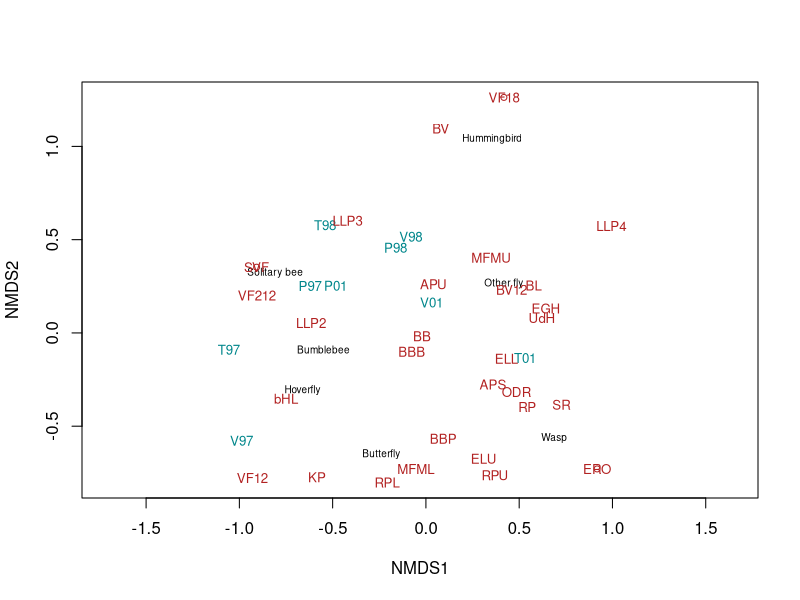

The R source for this figure: (Note: this script raises an error after producing the figure.)
## ---- chunk 1
#clear environment
rm(list = ls())
## ---- chunk 2

#load packages
library(vegan)
library(dplyr)
library(tidyverse)
library(reshape2)
library(GGally)
## ---- chunk 3

#inport data
ipo1997 <- read.csv("data_1997.csv") #1997
ipo1998 <- read.csv("data_1998.csv") #1998
ipo2001 <- read.csv("data_2001.csv") #2001
ipo2012 <- read.csv("data_2012.csv") #2012
ipo2018 <- read.csv("data_2018.csv") #2018
## ---- chunk 4

##1997

#treat year as factor
ipo1997$Year <- as.factor(ipo1997$Year)
#create dataframe with site, visitor, and total visits (removing extra information)
df97 <- cbind.data.frame(mdtsite = ipo1997$Site, mdtvisitor = ipo1997$Visitor, total.vis = ipo1997$Total.Visits)
#organize data by site then visitor
tv97 <- dcast(df97, mdtsite ~ mdtvisitor, sum)
#delete site column
colnames(tv97)[1] <- "1" #rename
tv97 <- tv97[, -1] #delete
#rename rows as sites
row.names(tv97) <- c("P97", "T97", "V97")
#Not every type of visitor was observed, and these do not have columns. Columns for missing visitors need to be added so that the years can be combined. 
tv97 <- cbind(tv97, "Other fly" = c(0, 0, 0), "Wasp" = c(0, 0, 0)) #add missing columns
tv97 <- tv97[ , c("Butterfly", "Bumblebee", "Hoverfly", "Hummingbird", "Other fly", "Solitary bee", "Wasp")] #order columns alphabetically
#add year column
tv97 <- cbind(tv97, "Year" = rep("1997", length(tv97$Butterfly)))
#add drought column
tv97 <- cbind(tv97, "Drought" = rep("Non-drought", length(tv97$Butterfly)))
## ---- chunk 5

##1998

#treat year as factor
ipo1998$Year <- as.factor(ipo1998$Year)
#create dataframe with site, visitor, and total visits
df98 <- cbind.data.frame(mdtsite = ipo1998$Site, mdtvisitor = ipo1998$Visitor, total.vis = ipo1998$Total.Visits)
#organize data by site then visitor
tv98 <- dcast(df98, mdtsite ~ mdtvisitor, sum)
#delete site column
colnames(tv98)[1] <- "1" #rename
tv98 <- tv98[, -1] #delete
#rename rows as sites
row.names(tv98) <- c("P98", "T98", "V98")
#Not every type of visitor was observed, and these do not have columns. Columns for missing visitors need to be added so that the years can be combined. 
tv98 <- cbind(tv98, "Butterfly" = c(0, 0, 0), "Wasp" = c(0, 0, 0)) #add missing columns
tv98 <- tv98[ , c("Butterfly", "Bumblebee", "Hoverfly", "Hummingbird", "Other fly", "Solitary bee", "Wasp")] #order columns alphabetically
#add year
tv98 <- cbind(tv98, "Year" = rep("1998", length(tv98$Butterfly)))
#add drought
tv98 <- cbind(tv98, "Drought" = rep("Non-drought", length(tv98$Butterfly)))
## ---- chunk 6

##2001

#treat year as factor
ipo2001$Year <- as.factor(ipo2001$Year)
#create dataframe with site, visitor, and total visits
df01 <- cbind.data.frame(mdtsite = ipo2001$Site, mdtvisitor = ipo2001$Visitor, total.vis = ipo2001$Total.Visits)
#organize data by site then visitor
tv01 <- dcast(df01, mdtsite ~ mdtvisitor, sum)
#delete site column
colnames(tv01)[1] <- "1" #rename
tv01 <- tv01[, -1] #delete
#rename rows as sites
row.names(tv01) <- c("P01", "T01", "V01")
#removes Gnat column (not a comparable observation type)
tv01 <- tv01[ ,-c(2, 3)] 
#Not every type of visitor was observed, and these do not have columns. Columns for missing visitors need to be added so that the years can be combined. 
tv01 <- cbind(tv01, "Butterfly" = c(0, 0, 0)) #add missing columns
tv01 <- tv01[ , c("Butterfly", "Bumblebee", "Hoverfly", "Hummingbird", "Other fly", "Solitary bee", "Wasp")] #order columns
#add year
tv01 <- cbind(tv01, "Year" = rep("2001", length(tv01$Butterfly)))
#add drought
tv01 <- cbind(tv01, "Drought" = rep("Non-drought", length(tv01$Butterfly)))
## ---- chunk 7

##2012

#treat year as factor
ipo2012$Year <- as.factor(ipo2012$Year)
#create dataframe with site, visitor, and total visits
df12 <- cbind.data.frame(mdtsite = ipo2012$Site, mdtvisitor = ipo2012$Visitor, total.vis = ipo2012$Total.Visits)
#organize data by site then visitor
tv12 <- dcast(df12, mdtsite ~ mdtvisitor, sum)
#delete site column
colnames(tv12)[1] <- "1" #rename
tv12 <- tv12[, -1] #delete
#rename rows as sites
row.names(tv12) <- c("APS", "APU", "BBB", "BL", "BB", "BV12", "bHL", "bHU", "ELL", "ELU", "EGH", "KP", "LLP1", "LLP2", "LLP3", "LLP4", "MFML", "MFMU", "ODR", "RPL", "RPU", "SVF", "SR", "UdH", "VF12", "VF212")
#removes Gnat column
tv12 <- tv12[,-c(3)]
#Not every type of visitor was observed, and these do not have columns. Columns for missing visitors need to be added so that the years can be combined. 
tv12 <- cbind(tv12, "Nectar robber" = rep("0", length(tv12$Butterfly))) #add missing columns
tv12 <- tv12[ , c("Butterfly", "Bumblebee", "Hoverfly", "Hummingbird", "Other fly", "Small insect", "Solitary bee", "Wasp")] #order columns
#add year
tv12 <- cbind(tv12, "Year" = rep("2012", length(tv12$Butterfly)))
#add drought
tv12 <- cbind(tv12, "Drought" = rep("Drought", length(tv12$Butterfly)))
tv12 <- tv12[, -6] #delete Small Insect column

## ---- chunk 8

##2018

#treat year as factor
ipo2018$Year <- as.factor(ipo2018$Year)
#create dataframe with site, visitor, and total visits
df18 <- cbind.data.frame(mdtsite = ipo2018$Site, mdtvisitor = ipo2018$Visitor, total.vis = ipo2018$Total.Visits)
#organize data by site then visitor
tv18 <- dcast(df18, mdtsite ~ mdtvisitor, sum)
#delete site column
colnames(tv18)[1] <- "1" #rename
tv18 <- tv18[, -1] #delete
#rename rows as sites
row.names(tv18) <- c("AS", "BRG", "BBP", "BV", "ERO", "RP", "VF18")
#Not every type of visitor was observed, and these do not have columns. Columns for missing visitors need to be added so that the years can be combined. 
tv18 <- cbind(tv18, "Nectar robber" = rep("0", length(tv18$Butterfly)), "Solitary bee" = rep("0", length(tv18$Butterfly))) #add missing columns
tv18 <- tv18[ , c("Butterfly", "Bumblebee", "Hoverfly", "Hummingbird", "Other fly", "Small insect", "Solitary bee", "Wasp")] #order columns
#add year
tv18 <- cbind(tv18, "Year" = rep("2018", length(tv18$Butterfly)))
#add drought
tv18 <- cbind(tv18, "Drought" = rep("Drought", length(tv18$Butterfly)))
tv18 <- tv18[, -6] #delete
tv18 <- tv18[-2, ] #delete
## ---- chunk 9

#combine data
all.years <- rbind(tv97, tv98, tv01, tv12, tv18)
#remove drought column making new dataframe
all.tv <- all.years[, -c(8, 9)]
#make dataframe numeric
all.tv[] <- lapply(all.tv, as.numeric)
#create value with drought information
Drought <- c(all.years$Drought)
## ---- chunk 10
# run NMDS ordination
nmds <- metaMDS(all.tv, distance = "horn")
## ---- chunk 11
#call function output
nmds
## ---- chunk 12
#examine species
nmds$species
#examine points
nmds$points
## ---- chunk 13

#plot NMDS
ordiplot(nmds,type="n") + # no points 
  theme_bw()
  orditorp(nmds,display="species",col="black",air=0.01, cex = .6) #add speices
  orditorp(nmds,display="sites", col=c(rep("turquoise4", 9), rep("firebrick", 33)), cex=.8, air=0.01) #add sites
  ordiellipse(nmds, Drought, draw = "polygon", col=c("mediumturquoise", "indianred1"), kind = "sd", alpha = c(50, 50)) #add overlap circles 

## ---- chunk 14
data.envfit <- envfit(nmds,Drought, lwd = 2)
plot(data.envfit, col = "black", cex = .5)
data.envfit
